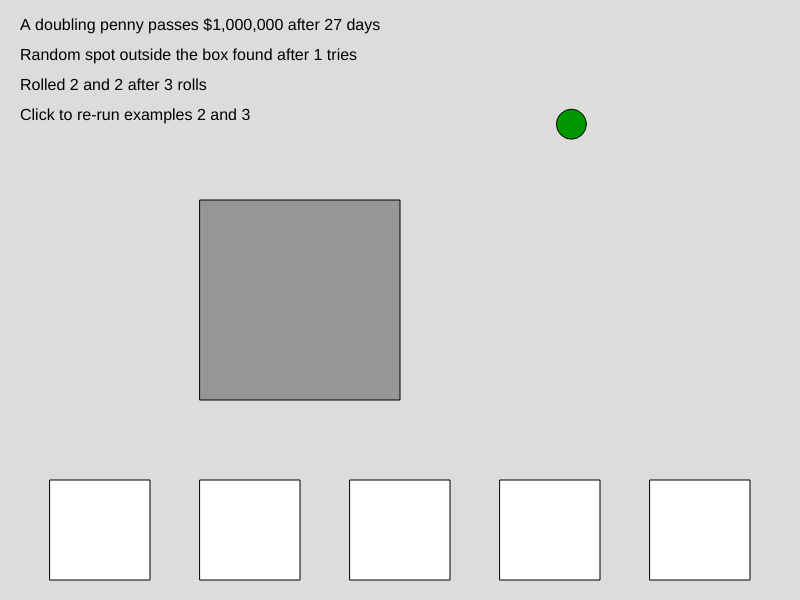
Frame 1 (no input)
Frame 60 (no input): identical to frame 1, image omitted
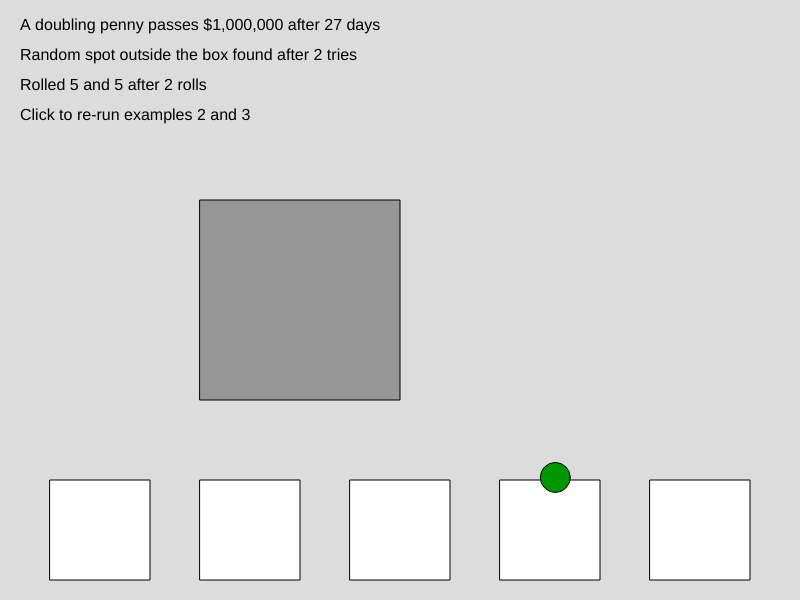
Frame 120 (the mouse pressed at the canvas centre since frame 60)

The p5.js sketch that drew these frames (run headless with seeded random() and noise() and a simulated clock; from frame 60 on, the mouse is pressed at the canvas centre):

// p5.js sketch
// ── sketch.js
/*
   Description: Lesson 8 - While Loops example
   Author: Mr. Kowalczewski
   Date of last edit: October 28, 2026
*/

// values for the "random spot" and "dice" examples
// these are only re-calculated when the mouse is clicked
let circleX, circleY, tries;
let dieOne, dieTwo, rolls;

function setup() {
  createCanvas(800, 600);
  textSize(16);
  findCircleSpot();
  rollUntilDoubles();
}

function draw() {
  background(220);

  // ----- for loop vs while loop -----
  // for loop version (commented out)
  // for (let xValue = 50; xValue <= 650; xValue += 150) {
  //   rect(xValue, 480, 100, 100);
  // }

  // while loop version
  // initial value goes right BEFORE the loop, inside draw()
  let xValue = 50;

  while (xValue <= 650) {
    fill(255);
    rect(xValue, 480, 100, 100);
    // pattern goes INSIDE the loop, or the loop never ends!
    xValue += 150;
  }

  // ----- Example 1: How many times? -----
  // we know the goal, but not how many days it will take
  let money = 0.01;
  let days = 0;

  while (money <= 1000000) {
    money = money * 2;
    days += 1;
  }

  fill(0);
  text(`A doubling penny passes $1,000,000 after ${days} days`, 20, 30);

  // ----- Example 2: Try until it works -----
  // the "no-go" box
  fill(150);
  rect(200, 200, 200, 200);

  fill(0, 150, 0);
  circle(circleX, circleY, 30);
  fill(0);
  text(`Random spot outside the box found after ${tries} tries`, 20, 60);

  // ----- Example 3: Roll until doubles -----
  text(`Rolled ${dieOne} and ${dieTwo} after ${rolls} rolls`, 20, 90);

  text("Click to re-run examples 2 and 3", 20, 120);
}

// picks random spots until one is outside the box
function findCircleSpot() {
  tries = 1;
  circleX = random(width);
  circleY = random(height);

  while (circleX > 200 && circleX < 400 && circleY > 200 && circleY < 400) {
    circleX = random(width);
    circleY = random(height);
    tries += 1;
  }
}

// rolls two dice until they match
function rollUntilDoubles() {
  rolls = 1;
  dieOne = floor(random(1, 7));
  dieTwo = floor(random(1, 7));

  while (dieOne != dieTwo) {
    dieOne = floor(random(1, 7));
    dieTwo = floor(random(1, 7));
    rolls += 1;
  }
}

function mousePressed() {
  findCircleSpot();
  rollUntilDoubles();
}

// ----- DON'T DO THIS -----
// this freezes the program: draw() never finishes,
// so p5.js can never detect the key press
// while (key != 'a') {
// }
